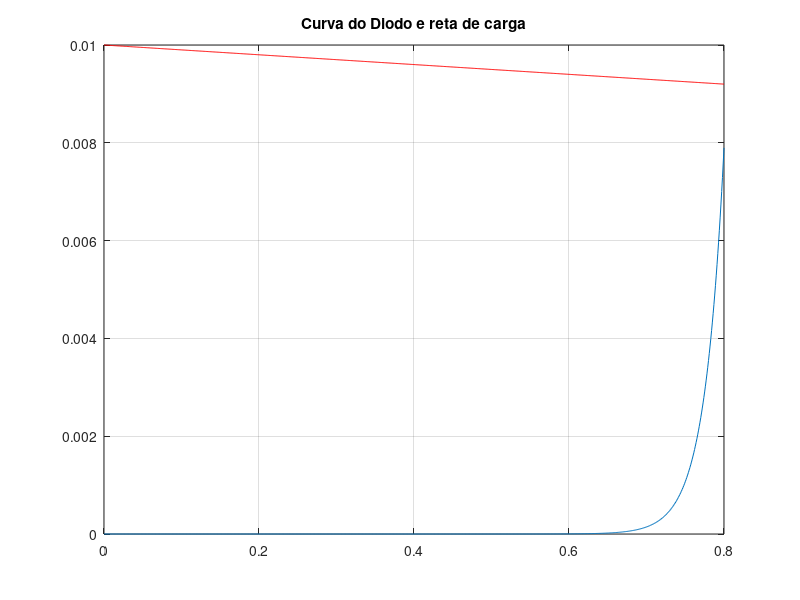

Write the MATLAB code that produced this figure.
#              Vd
#        +----->|-----+
#        |            |
#        |            Z
# VCC  -----          Z  Rl
#       ---           Z
#        |            |
#        |            |
#        +------------+
#

#Curva diodo nominal
clear all; close all; clc;
IS = 1*10^-16;
Vt = 0.025; % 25mV a 25graus Celsius
passo = .001;

% Cálculo de Id
Vd = (0:passo:.8);
Id = IS*[exp(Vd/Vt)-1];
plot(Vd,Id);
grid on;

#Reta de Carga
VCC = 10;
Rl = 1000;
id = (-Vd + VCC)/Rl;
hold on;
plot(Vd,id,'r');
grid on;
title('Curva do Diodo e reta de carga');


